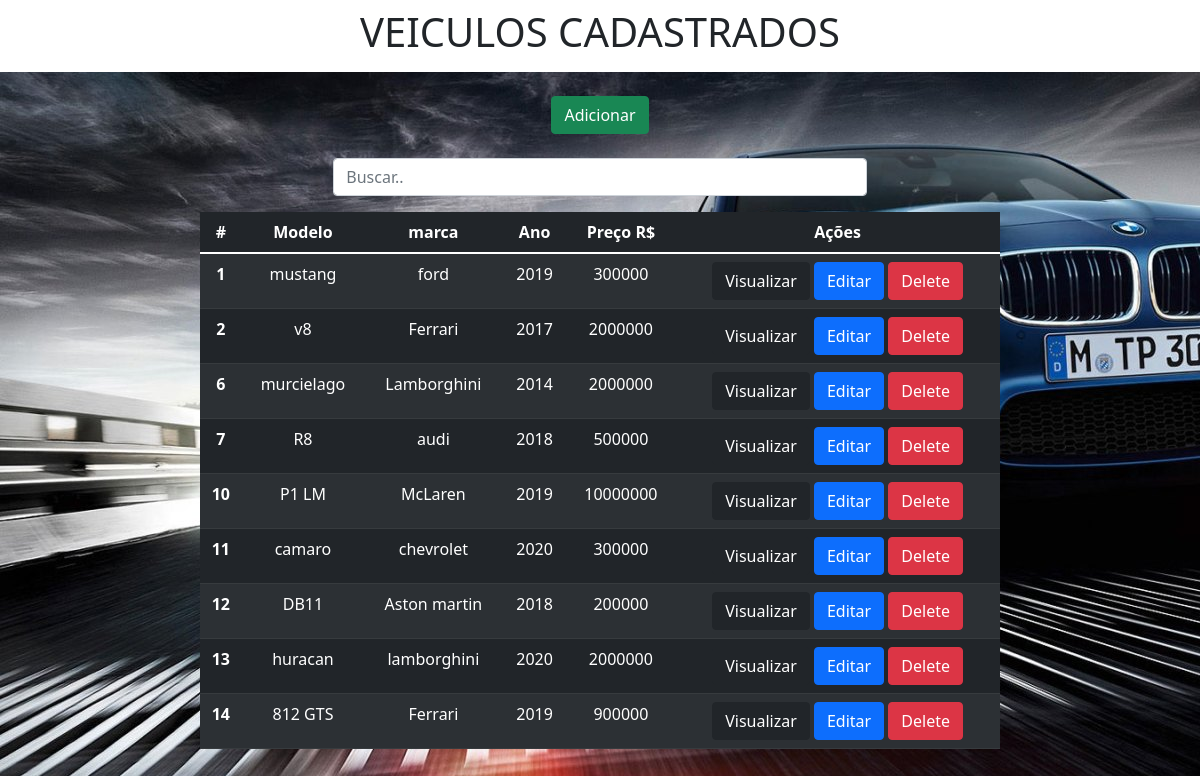
The page / on the database its author committed.
### app/models.py (models this page shows)
class Carro(models.Model):
    modelo = models.CharField(max_length=100)
    marca = models.CharField(max_length=100)
    ano = models.IntegerField()
    preco = models.IntegerField()

### app/views.py (the view)
# urls.py: 2. Add a URL to urlpatterns:  path('', views.home, name='home')
def home(request):
    data = {}
    search = request.GET.get('search')
    if search:
        data['db'] = Carro.objects.filter(modelo__icontains=search)
    else:
        data['db'] = Carro.objects.all()
    return render(request, 'index.html', data)

### app/templates/index.html (shortened to what this page needs)
<!DOCTYPE html>
<html lang="en">
<head>
    <link rel="stylesheet" href="https://cdn.jsdelivr.net/npm/bootstrap@5.1.3/dist/css/bootstrap.min.css">
</head>
<body>
    <div id="cab" class="col-8 m-auto pt-2 pb-2 text-center">
        <header class="m-auto">
            <h1>VEICULOS CADASTRADOS</h1>
        </header>
    </div>
    <div class="col-8 m-auto pt-4 pb-3 text-center">
        <a href="/form" class="btn btn-success"> Adicionar</a>
        <div class="col-8 m-auto pt-4 pb-3 text-center">
        <form method="get">
            <input id="search" name="search" type="text" class="form-control" placeholder="Buscar..">
        </form>
        </div>
        <table class="table table-striped table-dark ">
          <thead class="thead-dark">
            <tr>
              <th scope="col">#</th>
              <th scope="col">Modelo</th>
              <th scope="col">marca</th>
              <th scope="col">Ano</th>
                <th scope="col">Preço R$</th>
              <th>Ações</th>
            </tr>
          </thead>
          <tbody>
            {% for dbs in db %}
                <tr>
                  <th scope="row">{{dbs.id}}</th>
                  <td>{{dbs.modelo}}</td>
                  <td>{{dbs.marca}}</td>
                  <td>{{dbs.ano}}</td>
                  <td>{{dbs.preco}}</td>
                  <td>
                      <a href="/view/{{dbs.id}}/" class="btn btn-dark">Visualizar</a>
                      <a href="/edit/{{dbs.id}}/" class="btn btn-primary">Editar</a>
                      <a href="/delete/{{dbs.id}}/" class="btn btn-danger btnDel">Delete</a>
                  </td>
                </tr>
            {% endfor%}
          </tbody>
    </table>
    </div>
    {% load static %}
</body>
</html>

### app/templates/index.html (style rules this page uses)
body { background-image: url("carro.jpg"); background-color: #cccccc; }
#cab { background-color: white; width: auto; }

### rows shown on the page
Carro: id "1", modelo "mustang", marca "ford", ano "2019", preco "300000"
Carro: id "2", modelo "v8", marca "Ferrari", ano "2017", preco "2000000"
Carro: id "6", modelo "murcielago", marca "Lamborghini", ano "2014", preco "2000000"
Carro: id "7", modelo "R8", marca "audi", ano "2018", preco "500000"
Carro: id "10", modelo "P1 LM", marca "McLaren", ano "2019", preco "10000000"
Carro: id "11", modelo "camaro", marca "chevrolet", ano "2020", preco "300000"
Carro: id "12", modelo "DB11", marca "Aston martin", ano "2018", preco "200000"
Carro: id "13", modelo "huracan", marca "lamborghini", ano "2020", preco "2000000"
Carro: id "14", modelo "812 GTS", marca "Ferrari", ano "2019", preco "900000"
